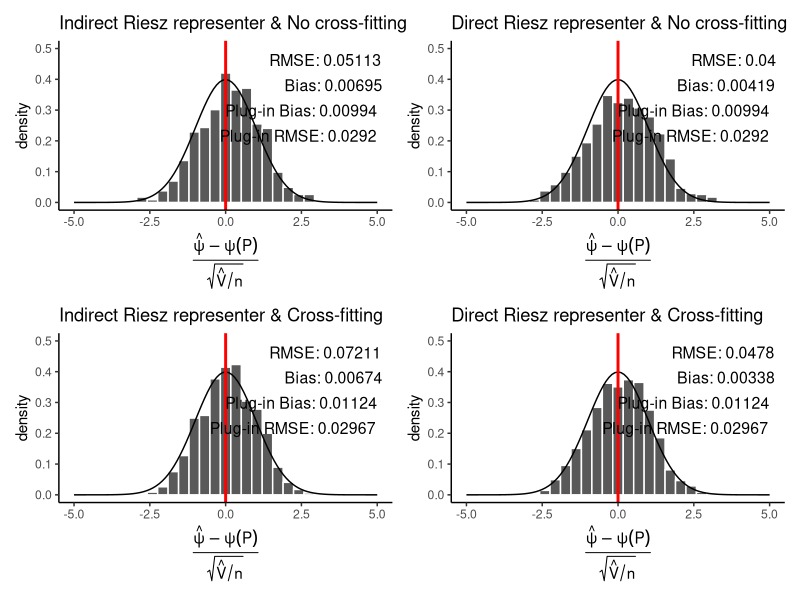

Reproduce this figure in R.
library(tidyverse)
library(patchwork)
no_cross_fit_results <- read_csv("ase_experiment/lasso_experiment/Results/no_cross_fit_results.csv") %>% filter(riesz_variance > 0)
cross_fit_results <- read_csv("ase_experiment/lasso_experiment/Results/cross_fit_results.csv") %>% filter(riesz_variance > 0)


no_cf_bias <- mean(no_cross_fit_results$plugin_estimate-no_cross_fit_results$truth)
cf_bias <- mean(cross_fit_results$plugin_estimate-no_cross_fit_results$truth)

no_cf_rmse <- sqrt(mean((no_cross_fit_results$plugin_estimate-no_cross_fit_results$truth)^2))
cf_rmse <- sqrt(mean((cross_fit_results$plugin_estimate-no_cross_fit_results$truth)^2))


n <- 500


a_rmse = mean((no_cross_fit_results$propensity_estimate - no_cross_fit_results$truth)^2)^(1/2)
a_bias = mean(no_cross_fit_results$propensity_estimate-no_cross_fit_results$truth)
a = ggplot(no_cross_fit_results)+
  geom_histogram(aes(x=(propensity_estimate-truth)/sqrt(propensity_variance/n), y=after_stat(density)), color='white')+
  geom_function(fun=function(x) dnorm(x)) +
  geom_vline(xintercept=0, color='red', size=1) +
  xlab(
    expression(
      frac(
        hat(psi) - psi(P),
        sqrt(hat(V) / n)
      )
    )
  ) +
  ggtitle('Indirect Riesz representer & No cross-fitting') +
  xlim(-5,5) +
  ylim(0, 1/2) +
  annotate("text", 
           x = Inf, y = Inf, 
           label = paste0("RMSE: ", round(a_rmse,5)), 
           hjust = 1.1, vjust = 2.1, 
           size = 4)+
  annotate("text", 
           x = Inf, y = Inf, 
           label = paste0("Bias: ", round(a_bias,5)), 
           hjust = 1.1, vjust = 4.2, 
           size = 4)+
  annotate("text", 
           x = Inf, y = Inf, 
           label = paste0("Plug-in Bias: ", round(no_cf_bias,5)), 
           hjust = 1.1, vjust = 6.3, 
           size = 4)+
  annotate("text", 
           x = Inf, y = Inf, 
           label = paste0("Plug-in RMSE: ", round(no_cf_rmse,5)), 
           hjust = 1.1, vjust = 8.4, 
           size = 4)+
  theme_classic()

b_rmse = mean((no_cross_fit_results$riesz_estimate - no_cross_fit_results$truth)^2)^(1/2)
b_bias = mean(no_cross_fit_results$riesz_estimate - no_cross_fit_results$truth)
b = ggplot(no_cross_fit_results)+
  geom_histogram(aes(x=(riesz_estimate-truth)/sqrt(riesz_variance/n), y=after_stat(density)), color='white')+
  geom_function(fun=function(x) dnorm(x)) +
  geom_vline(xintercept=0, color='red', size=1) +
  xlab(
    expression(
      frac(
        hat(psi) - psi(P),
        sqrt(hat(V) / n)
      )
    )
  ) +
  ggtitle('Direct Riesz representer & No cross-fitting') +
  xlim(-5,5) +
  ylim(0, 1/2) +
  annotate("text", 
           x = Inf, y = Inf, 
           label = paste0("RMSE: ", round(b_rmse,5)), 
           hjust = 1.1, vjust = 2.1, 
           size = 4)+
  annotate("text", 
           x = Inf, y = Inf, 
           label = paste0("Bias: ", round(b_bias,5)), 
           hjust = 1.1, vjust = 4.2, 
           size = 4)+
  annotate("text", 
           x = Inf, y = Inf, 
           label = paste0("Plug-in Bias: ", round(no_cf_bias,5)), 
           hjust = 1.1, vjust = 6.3, 
           size = 4)+
  annotate("text", 
           x = Inf, y = Inf, 
           label = paste0("Plug-in RMSE: ", round(no_cf_rmse,5)), 
           hjust = 1.1, vjust = 8.4, 
           size = 4)+
  theme_classic()

c_rmse = mean((cross_fit_results$indirect_estimate - cross_fit_results$truth)^2)^(1/2)
c_bias = mean(cross_fit_results$indirect_estimate - cross_fit_results$truth)
c = ggplot(cross_fit_results)+
  geom_histogram(aes(x=(indirect_estimate-truth)/sqrt(indirect_variance/n), y=after_stat(density)), color='white')+
  geom_function(fun=function(x) dnorm(x)) +
  geom_vline(xintercept=0, color='red', size=1) +
  xlab(
    expression(
      frac(
        hat(psi) - psi(P),
        sqrt(hat(V) / n)
      )
    )
  ) +
  ggtitle('Indirect Riesz representer & Cross-fitting') +
  xlim(-5,5) +
  ylim(0, 1/2) +
  annotate("text", 
           x = Inf, y = Inf, 
           label = paste0("RMSE: ", round(c_rmse,5)), 
           hjust = 1.1, vjust = 2.1, 
           size = 4)+
  annotate("text", 
           x = Inf, y = Inf, 
           label = paste0("Bias: ", round(c_bias,5)), 
           hjust = 1.1, vjust = 4.2, 
           size = 4)+
  annotate("text", 
           x = Inf, y = Inf, 
           label = paste0("Plug-in Bias: ", round(cf_bias,5)), 
           hjust = 1.1, vjust = 6.3, 
           size = 4)+
  annotate("text", 
           x = Inf, y = Inf, 
           label = paste0("Plug-in RMSE: ", round(cf_rmse,5)), 
           hjust = 1.1, vjust = 8.4, 
           size = 4)+
  theme_classic()

d_rmse = mean((cross_fit_results$riesz_estimate - cross_fit_results$truth)^2)^(1/2)
d_bias = mean(cross_fit_results$riesz_estimate - cross_fit_results$truth)
d = ggplot(cross_fit_results)+
  geom_histogram(aes(x=(riesz_estimate-truth)/sqrt(riesz_variance/n), y=after_stat(density)), color='white')+
  geom_function(fun=function(x) dnorm(x)) +
  geom_vline(xintercept=0, color='red', size=1) +
  xlab(
    expression(
      frac(
        hat(psi) - psi(P),
        sqrt(hat(V) / n)
      )
    )
  ) +
  ggtitle('Direct Riesz representer & Cross-fitting') +
  xlim(-5,5) +
  ylim(0, 1/2) +
  annotate("text", 
           x = Inf, y = Inf, 
           label = paste0("RMSE: ", round(d_rmse,5)), 
           hjust = 1.1, vjust = 2.1, 
           size = 4)+
  annotate("text", 
           x = Inf, y = Inf, 
           label = paste0("Bias: ", round(d_bias,5)), 
           hjust = 1.1, vjust = 4.2, 
           size = 4)+
  annotate("text", 
           x = Inf, y = Inf, 
           label = paste0("Plug-in Bias: ", round(cf_bias,5)), 
           hjust = 1.1, vjust = 6.3, 
           size = 4)+
  annotate("text", 
           x = Inf, y = Inf, 
           label = paste0("Plug-in RMSE: ", round(cf_rmse,5)), 
           hjust = 1.1, vjust = 8.4, 
           size = 4)+
  theme_classic()

a+b+c+d
